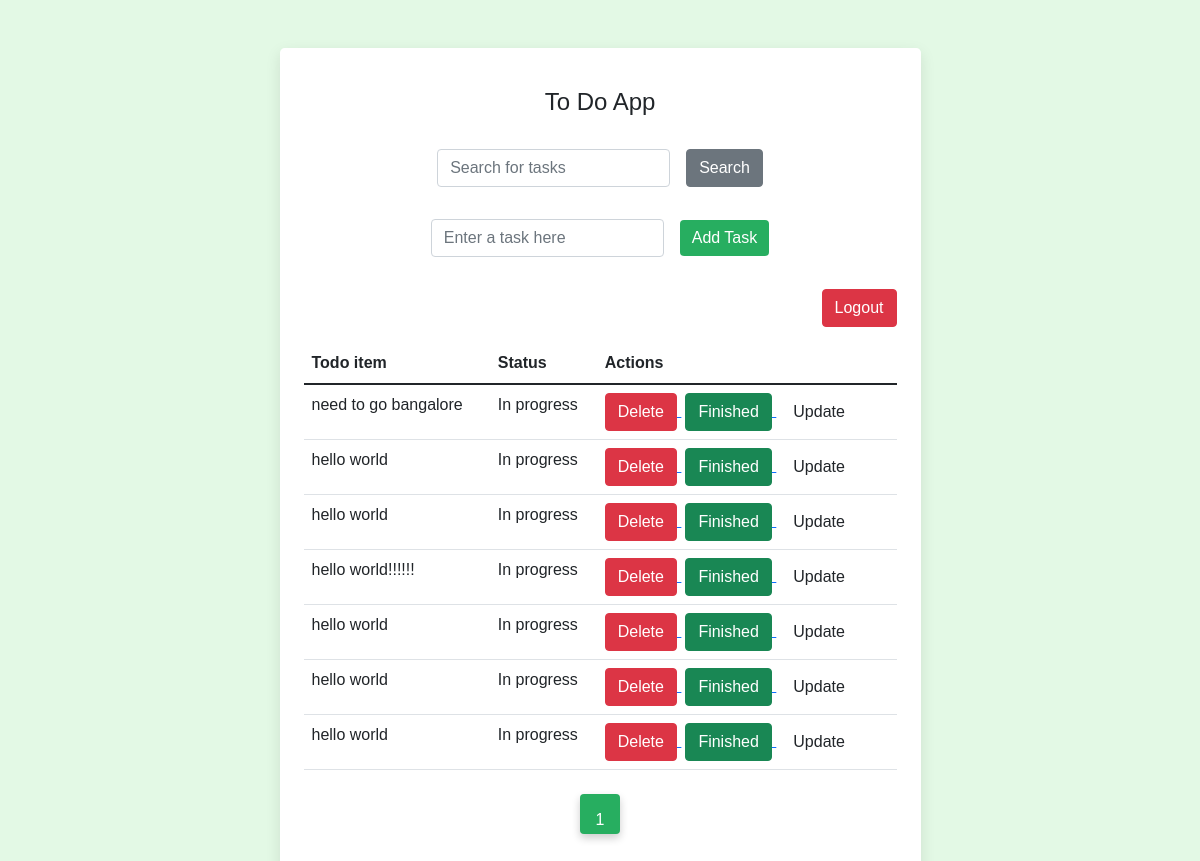
Screenshot of / (signed in) with the database file from the repository.
### todoapp/models.py (models this page shows, shortened)
class Task(models.Model):
    user = models.ForeignKey(User, on_delete=models.CASCADE)
    task = models.CharField(max_length=100)
    status = models.BooleanField(default=False)
    is_deleted = models.BooleanField(default=False)

### todoapp/views.py (the view)
# urls.py: 2. Add a URL to urlpatterns:  path('', views.home, name='home')
@login_required
def home(request):
    if request.method == 'POST':
        task = request.POST['task']
        new_task = Task(user=request.user, task=task, is_deleted=False)
        new_task.save()
    query = request.GET.get('q')
    if query:
        all_tasks = Task.objects.filter(user=request.user, task__icontains=query,is_deleted=False)
    else:
        all_tasks = Task.objects.filter(user=request.user, is_deleted=False)
    paginator = Paginator(all_tasks, 10)  # Show 10 tasks per page
    page = request.GET.get('page')
    try:
        tasks = paginator.page(page)
        print(tasks)
    except PageNotAnInteger:
        tasks = paginator.page(1)  # If page is not an integer, deliver first page.
        print(tasks)
    except EmptyPage:
        tasks = paginator.page(paginator.num_pages)  # If page is out of range, deliver last page.
        print(tasks)
    context = {
        'tasks': tasks
    }
    return render(request, 'index1.html', context)

### todoapp/templates/index1.html (shortened to what this page needs)
<!DOCTYPE html>
<html lang="en" dir="ltr">
<head>
    <link rel="stylesheet" href="https://cdn.jsdelivr.net/npm/bootstrap@5.1.3/dist/css/bootstrap.min.css">
</head>
<body>
<section class="vh-100">
  <div class="container py-5 h-100">
    <div class="row d-flex justify-content-center align-items-center h-100">
      <div class="col col-lg-9 col-xl-7">
        <div class="card rounded-3">
          <div class="card-body p-4">
            <h4 class="text-center my-3 pb-3">To Do App</h4>
            <form method="GET" class="row row-cols-lg-auto g-3 justify-content-center align-items-center mb-4 pb-2">
              <div class="col-12">
                <div class="form-outline">
                  <input type="text" id="search" class="form-control" name="q" placeholder="Search for tasks" value="{{ request.GET.search }}">
                </div>
              </div>
              <div class="col-12">
                <button type="submit" class="btn btn-secondary">Search</button>
              </div>
            </form>
            <form method="POST" class="row row-cols-lg-auto g-3 justify-content-center align-items-center mb-4 pb-2">
              <div class="col-12">
                <div class="form-outline">
                  <input type="text" id="form1" class="form-control" name="task" placeholder="Enter a task here" required/>
                </div>
              </div>
              <div class="col-12">
                <button type="submit" class="btn btn-primary">Add Task</button>
              </div>
            </form>
            <div class="text-end mb-3">
              <a href="{% url 'signout' %}">
                <button type="button" class="btn btn-danger">Logout</button>
              </a>
            </div>
            <table class="table mb-4">
              <thead>
                <tr>
                  <th scope="col">Todo item</th>
                  <th scope="col">Status</th>
                  <th scope="col">Actions</th>
                </tr>
              </thead>
              <tbody>
                {% for task in tasks %}
                <tr>
                  <td>{{ task.task }}</td>
                  {% if task.status %}
                    <td>Completed</td>
                  {% else %}
                    <td>In progress</td>
                  {% endif %}
                  <td>
                    <a href="{% url 'delete-task' task.id %}">
                      <button type="button" class="btn btn-danger">Delete</button>
                    </a>
                    <a href="{% url 'finish-task' task.id %}">
                      <button type="button" class="btn btn-success ms-1">Finished</button>
                    </a>
                    <a href="{% url 'update-task' task.id %}">
                      <button type="button" class="btn btn-black ms-1">Update</button>
                    </a>
                  </td>
                </tr>
                {% endfor %}
              </tbody>
            </table>
            <nav aria-label="Page navigation">
              <ul class="pagination justify-content-center">
                {% for page_num in tasks.paginator.page_range %}
                  {% if tasks.number == page_num %}
                    <li class="page-item active" aria-current="page">
                      <a class="page-link" href="#">{{ page_num }}</a>
                    </li>
                  {% else %}
                    <li class="page-item">
                      <a class="page-link" href="?page={{ page_num }}">{{ page_num }}</a>
                    </li>
                  {% endif %}
                {% endfor %}
              </ul>
            </nav>
          </div>
        </div>
      </div>
    </div>
  </div>
</section>
</body>
</html>

### todoapp/templates/index1.html (style rules this page uses)
body { background-color: #e3f9e5; font-family: 'Poppins', sans-serif; }
.card { border-radius: 12px; box-shadow: 0 5px 15px rgba(0, 0, 0, 0.1); border: none; }
.btn-primary { background-color: #27ae60; border: none; }
.pagination { display: flex; justify-content: center; margin-top: 20px; }
.pagination .page-item { margin: 0 5px; }
.pagination .page-link { width: 40px; height: 40px; line-height: 40px; text-align: center; border-radius: 50%; background-color: #333; color: white; border: none; box-shadow: 0 4px 8px rgba(0, 0, 0, 0.2); transition: background-color 0.3s ease; }
.pagination .page-item.active .page-link { background-color: #27ae60; border-color: #27ae60; }

### rows the page displays
Task: task "need to go bangalore", status "In progress"
Task: task "hello world", status "In progress"
Task: task "hello world", status "In progress"
Task: task "hello world!!!!!!", status "In progress"
Task: task "hello world", status "In progress"
Task: task "hello world", status "In progress"
Task: task "hello world", status "In progress"

### other values shown
{{ page_num }} "1"
